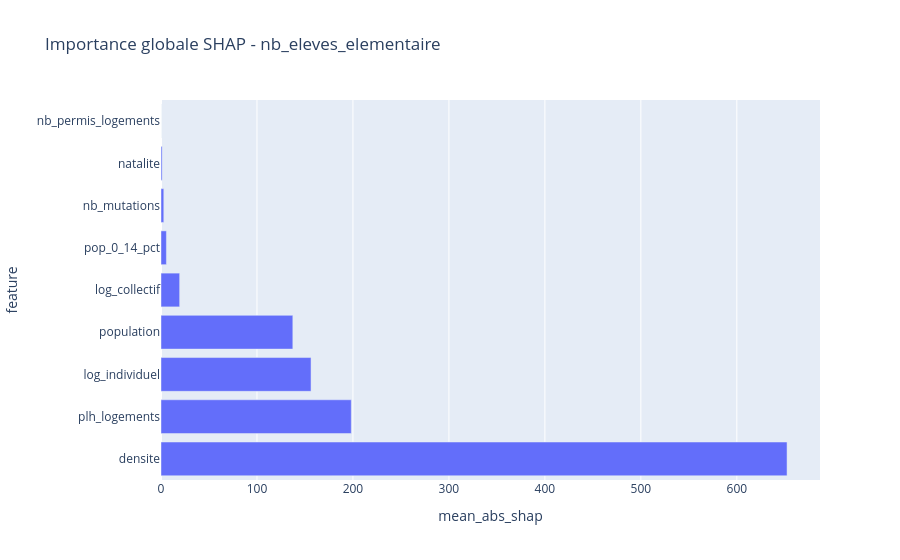

The code cell stored with this chart in its notebook:
### Code cell
if hasattr(shap_values, 'values'):
    values = shap_values.values
else:
    values = shap_values

importance = pd.DataFrame({
    'feature': model_features,
    'mean_abs_shap': pd.DataFrame(values, columns=model_features).abs().mean().values
}).sort_values('mean_abs_shap', ascending=False)

fig = px.bar(
    importance.head(15),
    x='mean_abs_shap',
    y='feature',
    orientation='h',
    title=f'Importance globale SHAP - {target}'
)
fig.show()
importance

### Figure 1 — Plotly figure (JSON) as saved in the notebook; plotly's stock layout.template omitted (floating-point values rounded to 4 significant figures)
{"data": [{"hovertemplate": "mean_abs_shap=%{x}<br>feature=%{y}<extra></extra>", "legendgroup": "", "marker": {"color": "#636efa", "pattern": {"shape": ""}}, "name": "", "orientation": "h", "showlegend": false, "textposition": "auto", "type": "bar", "x": [652.3, 198.3, 156.3, 137.4, 19.45, 5.628, 2.908, 1.2, 0.0], "xaxis": "x", "y": ["densite", "plh_logements", "log_individuel", "population", "log_collectif", "pop_0_14_pct", "nb_mutations", "natalite", "nb_permis_logements"], "yaxis": "y"}], "layout": {"barmode": "relative", "legend": {"tracegroupgap": 0}, "title": {"text": "Importance globale SHAP - nb_eleves_elementaire"}, "xaxis": {"anchor": "y", "domain": [0, 1], "title": {"text": "mean_abs_shap"}}, "yaxis": {"anchor": "x", "domain": [0, 1], "title": {"text": "feature"}}}}
